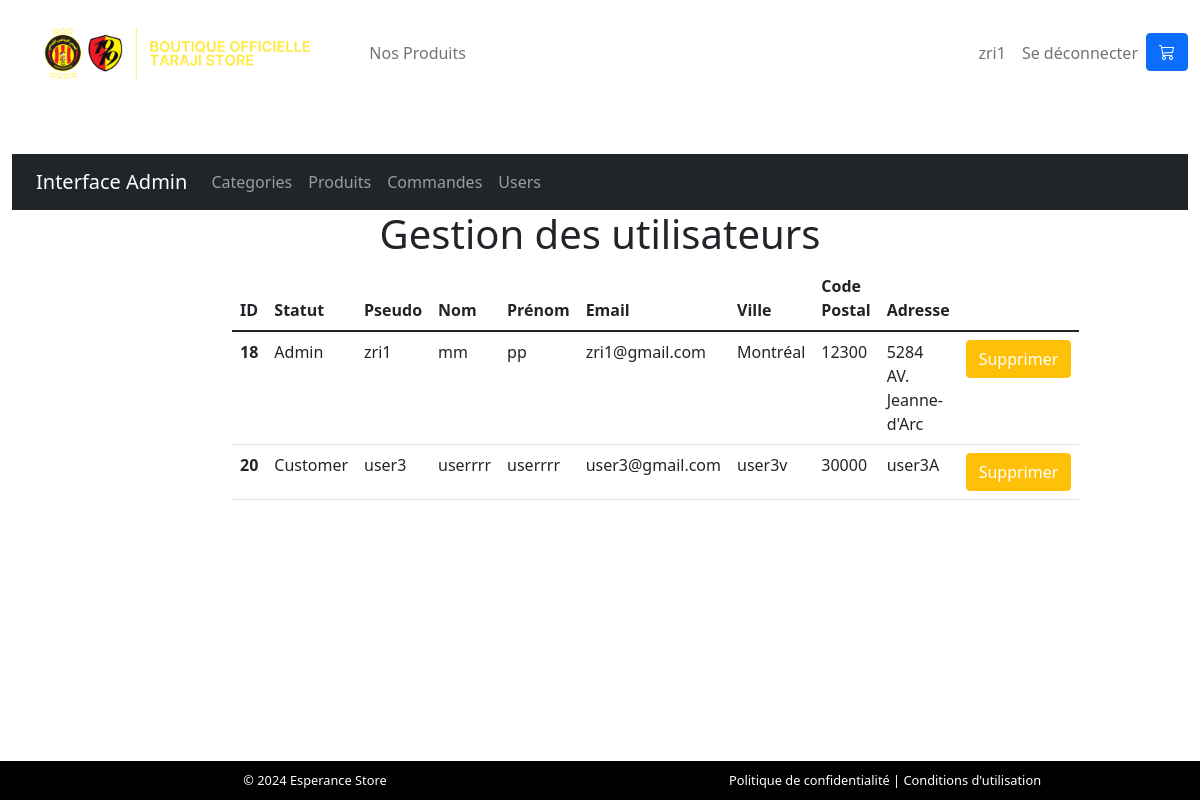
/admin/users (signed in), run on the app's committed database.
### tables this page shows
CREATE TABLE `member` (
  `idMember` int(3) NOT NULL,
  `pseudoMember` varchar(20) NOT NULL,
  `passwordMember` varchar(300) NOT NULL,
  `nameMember` varchar(20) NOT NULL,
  `firstnameMember` varchar(20) NOT NULL,
  `emailMember` varchar(50) NOT NULL,
  `cityMember` varchar(20) NOT NULL,
  `postalCodeMember` varchar(5) NOT NULL,
  `adressMember` varchar(50) NOT NULL,
  `isAdmin` tinyint(1) NOT NULL DEFAULT 0
);

### app/core/app.php (called while the page is built, shortened)
<?php
class App
{
    protected $method = "index";
    public function __construct()
    {
        $url = $this->parseURL();
        if (file_exists("../app/controllers/" . strtolower($url[0]) . ".php")) {
            unset($url[0]);
        } else {
            $this->controller = "Page404";
        }
        $this->controller = new $this->controller;
        if (isset($url[1])) {
            $url[1] = strtolower($url[1]);
            if (method_exists($this->controller, $url[1])) {
                $this->method = $url[1];
                unset($url[1]);
            }
        }
        $this->params = (count($url) > 0) ? $url : ["home"];
        call_user_func_array([$this->controller, $this->method], $this->params);
    }
    private function parseURL()
    {
        $url = isset($_GET['url']) ? $_GET['url'] : "home";
        return explode("/", filter_var(trim($url, "/"), FILTER_SANITIZE_URL));
    }
}

### public/index.php (called while the page is built, shortened)
<?php
$app = new App();

### app/core/database.php (called while the page is built, shortened)
<?php
class Database
{
  private $PDOInstance = null;
  private function __construct()
  {
    $string = DB_TYPE . ":host=" . DB_HOST . ";dbname=" . DB_NAME;
    $this->PDOInstance  = new PDO($string, DB_USER, DB_PASS);
  }
  public function read($query, $data = array())
  {
    $statement = $this->PDOInstance->prepare($query);
    $result = $statement->execute($data);
    if ($result) {
      $data = $statement->fetchAll(PDO::FETCH_OBJ);
      if (is_array($data) && count($data) > 0) {
        return $data;
      }
    }
    return false;
  }
}

### app/models/User.php (the view, shortened to what this page needs)
<?php
class User
{
    public function checkLogin($allowed = array())
    {
        $db = Database::getInstance();
        if (count($allowed) > 0) {
            $arr['idMember'] = $_SESSION['idMember'];
            $query = "SELECT * FROM member  WHERE idMember = :idMember limit 1";
            $result = $db->read($query, $arr);
            if (is_array($result)) {
                $result = $result[0];
                if ($result->isAdmin && $allowed[0] === 'admin') {
                    return $result;
                } elseif ($allowed[1] === "customer") {
                    return $result;
                } else {
                    header("Location: " . "login");
                    die;
                }
            } else {
                header("Location: " . "login");
                die;
            }
        } else {
            if (isset($_SESSION['idMember'])) {
                $arr['idMember'] = $_SESSION['idMember'];
                $query = "SELECT * FROM member  WHERE idMember = :idMember limit 1";
                $result = $db->read($query, $arr);
                if (is_array($result)) {
                    return $result[0];
                }
            }
        }
        return false;
    }
    public function getAllUsers()
    {
        $db = Database::getInstance();
        $query = "SELECT * FROM member ORDER BY isAdmin DESC";
        $data = $db->read($query);
        return $data;
    }
    public function makeTableUsers($members)
    {
        $tableHTML = "";
        if (is_array($members)) {
            foreach ($members as $member) {
                $statut =  $member->isAdmin ? "Admin" : "Customer";
                $tableHTML .= '<tr>
                            <th scope="row">' . $member->idMember . '</th>
                            <td>' . $statut . '</td>
                            <td>' . $member->pseudoMember . '</td>
                            <td>' . $member->nameMember . '</td>
                            <td>' . $member->firstnameMember . '</td>
                            <td>' . $member->emailMember . '</td>
                            <td>' . $member->cityMember . '</td>
                            <td>' . $member->postalCodeMember . '</td>
                            <td>' . $member->adressMember . '</td>
              <td><button class="btn btn-warning"><a href=deleteUser/' . $member->idMember . '>Supprimer</a></button></td>
                        </tr>';
            }
        }
        return $tableHTML;
    }
}

### app/views/includes/header.php (shortened to what this page needs)
<!DOCTYPE html>
<html lang="en">
<head>
    <link href="https://cdn.jsdelivr.net/npm/bootstrap@5.1.3/dist/css/bootstrap.min.css" rel="stylesheet">
    <link rel="stylesheet" href="https://cdn.jsdelivr.net/npm/@fortawesome/fontawesome-free@5.15.4/css/fontawesome.min.css">
    <link rel="stylesheet" href="<?= ASSETS ?>css/main.css">
    <link rel="stylesheet" href="https://cdnjs.cloudflare.com/ajax/libs/bootstrap-icons/1.10.0/font/bootstrap-icons.min.css">
</head>
<body style="overflow-x:hidden;">
    <div class="footer-header">
        <nav class="navbar navbar-expand-lg navbar-light">
            <div class="container-fluid">
                <a class="navbar-brand" href="<?= ROOT ?>home">
                    <img src="../public/assets/img/logo.jpg" alt="Esperance Store" style="height: 80px;">
                </a>
                <div class="collapse navbar-collapse" id="navbarNav">
                    <ul class="navbar-nav me-auto">
                        <li class="nav-item">
                            <a class="nav-link" href="<?= ROOT ?>products">Nos Produits</a>
                        </li>
                    </ul>
                    <ul class="navbar-nav">
                        <?php if (isset($data['userData'])) : ?>
                            <li class="nav-item">
                                <a href="<?= ROOT ?>profil" class="nav-link"><?= $data['userData']->pseudoMember ?></a>
                            </li>
                            <li class="nav-item">
                                <a class="nav-link" href="<?= ROOT ?>logout">Se déconnecter</a>
                            </li>
                        <?php endif; ?>
                        <li>
                            <a class="btn btn-primary" href="<?= ROOT ?>Cart"><i class="bi bi-cart3"></i></a>
                        </li>
                    </ul>
                </div>
            </div>
        </nav>
    </div>
    <div class="container-fluid mt-5">
        <div class="row">
            <div class="col-12">
                <?php if ((isset($data['userData'])) && ($data['userData']->isAdmin)) : ?>
                    <nav class="navbar navbar-expand-lg navbar-dark bg-dark">
                        <div class="container-fluid">
                            <a class="navbar-brand" href="admin">Interface Admin</a>
                            <div class="collapse navbar-collapse" id="navbarNavAdmin">
                                <ul class="navbar-nav">
                                    <li class="nav-item">
                                        <a class="nav-link" href="<?= ROOT ?>admin/categories">Categories</a>
                                    </li>
                                    <li class="nav-item">
                                        <a class="nav-link" href="<?= ROOT ?>admin/products">Produits</a>
                                    </li>
                                    <li class="nav-item">
                                        <a class="nav-link" href="<?= ROOT ?>admin/commands">Commandes</a>
                                    </li>
                                    <li class="nav-item">
                                        <a class="nav-link" href="<?= ROOT ?>admin/users">Users</a>
                                    </li>
                                </ul>
                            </div>
                        </div>
                    </nav>
                <?php endif; ?>
            </div>
        </div>
    </div>
</body>
</html>

### public/assets/css/main.css (style rules this page uses)
button > a { color: white !important; text-decoration: none; }
body { min-height: 100vh; display: flex; flex-direction: column; background-image: url("../img/download.jpg"); }

### app/views/includes/footer.php (style rules this page uses)
html, body { height: 100%; margin: 0; display: flex; flex-direction: column; }

### data on the page
member: pseudoMember "zri1", idMember "18", isAdmin "Admin", nameMember "mm", firstnameMember "pp", emailMember "zri1@gmail.com", cityMember "Montréal", postalCodeMember "12300", adressMember "5284 AV. Jeanne-d'Arc"
member: idMember "20", isAdmin "Customer", pseudoMember "user3", nameMember "userrrr", firstnameMember "userrrr", emailMember "user3@gmail.com", cityMember "user3v", postalCodeMember "30000", adressMember "user3A"
